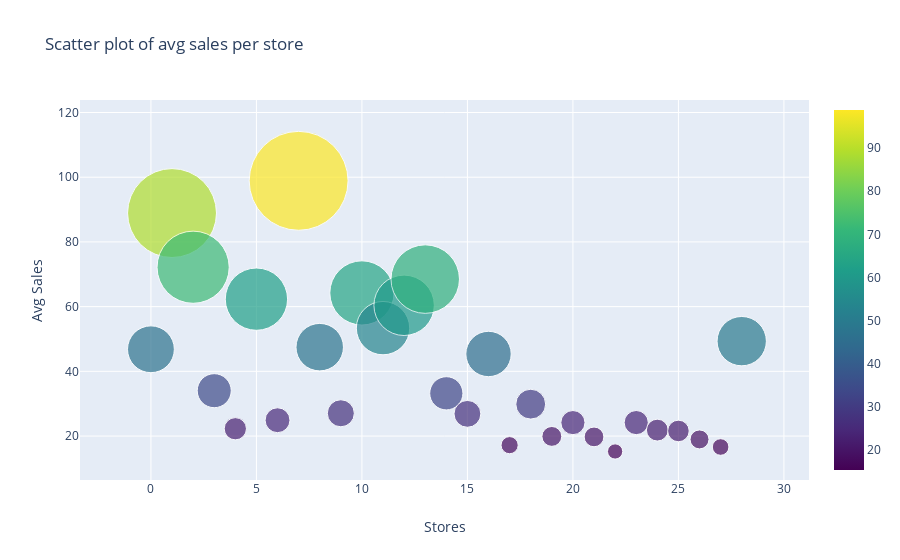

The code cell stored with this chart in its notebook:
### Markdown cell above
# SKU_ID WISE SALE

### Code cell
# Scatter plot of average sales per store
#train_sale_pivot['avg_sale'] = 
sku_idWiseSale=train_sale_pivot.apply(lambda r: r.mean(), axis=0)


sales_store_data = go.Scatter(
    y = sku_idWiseSale.values,
    mode='markers',
    marker=dict(
        size = sku_idWiseSale.values,
        color = sku_idWiseSale.values,
        colorscale='Viridis',
        showscale=True
    ),
    text = sku_idWiseSale.index.levels[1].values
)
data = [sales_store_data]

sales_store_layout = go.Layout(
    autosize= True,
    title= 'Scatter plot of avg sales per store',
    hovermode= 'closest',
    xaxis= dict(
        title= 'Stores',
        ticklen= 10,
        zeroline= False,
        gridwidth= 1,
    ),
    yaxis=dict(
        title= 'Avg Sales',
        ticklen= 10,
        zeroline= False,
        gridwidth= 1,
    ),
    showlegend= False
)
fig = go.Figure(data=data, layout=sales_store_layout)
py.iplot(fig,filename='scatter_sales_store')



# mean units sold value is increasing sku_id wise
plt.figure(figsize=(30,8))
train.groupby('sku_id')[label_col].mean().sort_values().plot.bar()

# top threr selling skuid - 219009,216418,216419

### Figure 1 — Plotly figure (JSON) as saved in the notebook; plotly's stock layout.template omitted (floating-point values rounded to 4 significant figures)
{"data": [{"marker": {"color": [46.82, 88.92, 72.18, 34.02, 22.26, 62.31, 24.89, 98.89, 47.48, 27.04, 64.23, 53.36, 60.41, 68.51, 33.21, 26.86, 45.37, 17.18, 29.86, 19.89, 24.16, 19.73, 15.23, 24.16, 21.84, 21.57, 18.96, 16.62, 49.33], "colorscale": [[0, "#440154"], [0.1111, "#482878"], [0.2222, "#3e4989"], [0.3333, "#31688e"], [0.4444, "#26828e"], [0.5556, "#1f9e89"], [0.6667, "#35b779"], [0.7778, "#6ece58"], [0.8889, "#b5de2b"], [1, "#fde725"]], "showscale": true, "size": [46.82, 88.92, 72.18, 34.02, 22.26, 62.31, 24.89, 98.89, 47.48, 27.04, 64.23, 53.36, 60.41, 68.51, 33.21, 26.86, 45.37, 17.18, 29.86, 19.89, 24.16, 19.73, 15.23, 24.16, 21.84, 21.57, 18.96, 16.62, 49.33]}, "mode": "markers", "text": [216233, 216418, 216419, 216425, 217217, 217390, 217777, 219009, 219029, 219844, 222087, 222765, 223153, 223245, 245338, 245387, 300021, 300291, 320485, 327492, 378934, 398721, 545621, 546789, 547934, 600934, 673209, 679023, ""], "type": "scatter", "y": [46.82, 88.92, 72.18, 34.02, 22.26, 62.31, 24.89, 98.89, 47.48, 27.04, 64.23, 53.36, 60.41, 68.51, 33.21, 26.86, 45.37, 17.18, 29.86, 19.89, 24.16, 19.73, 15.23, 24.16, 21.84, 21.57, 18.96, 16.62, 49.33]}], "layout": {"autosize": true, "hovermode": "closest", "showlegend": false, "title": {"text": "Scatter plot of avg sales per store"}, "xaxis": {"gridwidth": 1, "ticklen": 10, "title": {"text": "Stores"}, "zeroline": false}, "yaxis": {"gridwidth": 1, "ticklen": 10, "title": {"text": "Avg Sales"}, "zeroline": false}}}
